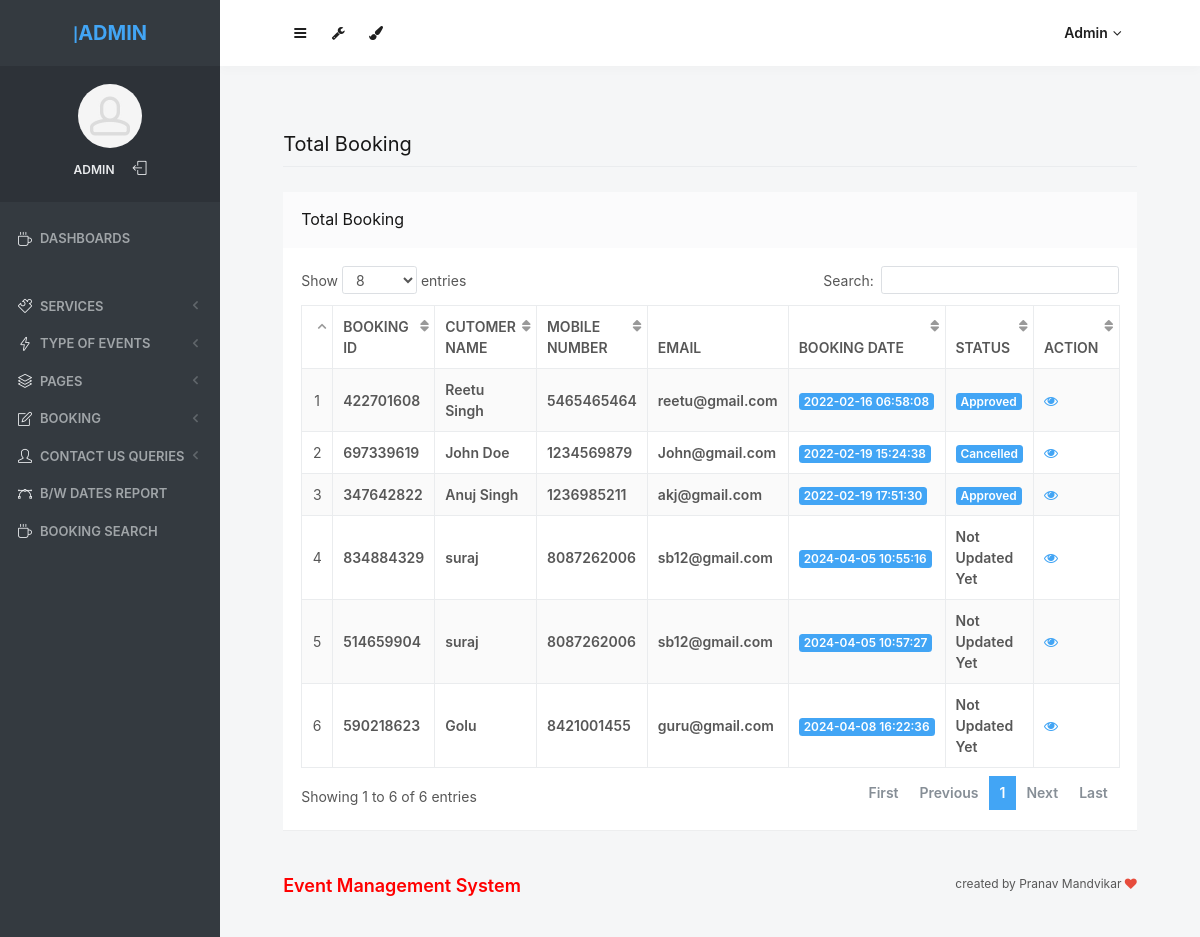
The app's page /obbs/admin/all-booking.php (signed in) with its own data.
### tables this page shows
CREATE TABLE `tblbooking` (
  `ID` int(10) NOT NULL,
  `BookingID` int(10) DEFAULT NULL,
  `ServiceID` int(10) DEFAULT NULL,
  `UserID` int(5) DEFAULT NULL,
  `BookingFrom` date DEFAULT NULL,
  `BookingTo` date DEFAULT NULL,
  `EventType` varchar(200) DEFAULT NULL,
  `Numberofguest` int(10) DEFAULT NULL,
  `Message` mediumtext DEFAULT NULL,
  `BookingDate` timestamp NULL DEFAULT current_timestamp(),
  `Remark` varchar(200) DEFAULT NULL,
  `Status` varchar(200) DEFAULT NULL,
  `UpdationDate` timestamp NULL DEFAULT NULL ON UPDATE current_timestamp()
);

CREATE TABLE `tbluser` (
  `ID` int(10) NOT NULL,
  `FullName` varchar(200) DEFAULT NULL,
  `MobileNumber` bigint(10) DEFAULT NULL,
  `Email` varchar(200) DEFAULT NULL,
  `Password` varchar(200) DEFAULT NULL,
  `RegDate` timestamp NULL DEFAULT current_timestamp()
);

### obbs/admin/all-booking.php (the view, shortened to what this page needs)
<?php
include('includes/dbconnection.php');
if (strlen($_SESSION['odmsaid']==0)) {
  header('location:logout.php');
  } else{
  ?>
<!doctype html>
<html lang="en" class="no-focus">
    <head>
        <link rel="stylesheet" href="assets/js/plugins/datatables/dataTables.bootstrap4.min.css">
        <link rel="stylesheet" id="css-main" href="assets/css/codebase.min.css">
    </head>
    <body>
        <div id="page-container" class="sidebar-o sidebar-inverse side-scroll page-header-fixed main-content-narrow">
           <?php include_once('includes/sidebar.php');?>
          <?php include_once('includes/header.php');?>
            <main id="main-container">
                <div class="content">
                    <h2 class="content-heading">Total Booking</h2>
                    <div class="block">
                        <div class="block-header block-header-default">
                            <h3 class="block-title">Total Booking</h3>
                        </div>
                        <div class="block-content block-content-full">
                            <table class="table table-bordered table-striped table-vcenter js-dataTable-full-pagination">
                                <thead>
                                    <tr>
                                        <th class="text-center"></th>
                                        <th>Booking ID</th>
                                        <th class="d-none d-sm-table-cell">Cutomer Name</th>
                                        <th class="d-none d-sm-table-cell">Mobile Number</th>
                                        <th class="d-none d-sm-table-cell">Email</th>
                                        <th class="d-none d-sm-table-cell">Booking Date</th>
                                        <th class="d-none d-sm-table-cell">Status</th>
                                        <th class="d-none d-sm-table-cell" style="width: 15%;">Action</th>
                                       </tr>
                                </thead>
                                <tbody>
                                    <?php
$sql="SELECT tbluser.FullName,tbluser.MobileNumber,tbluser.Email,tblbooking.ID as bid,tblbooking.BookingID,tblbooking.BookingDate,tblbooking.Status,tblbooking.ID from tblbooking join tbluser on tbluser.ID=tblbooking.UserID";
$query = $dbh -> prepare($sql);
$query->execute();
$results=$query->fetchAll(PDO::FETCH_OBJ);
$cnt=1;
if($query->rowCount() > 0)
{
foreach($results as $row)
{               ?>
                                    <tr>
                                        <td class="text-center"><?php echo htmlentities($cnt);?></td>
                                        <td class="font-w600"><?php  echo htmlentities($row->BookingID);?></td>
                                        <td class="font-w600"><?php  echo htmlentities($row->FullName);?></td>
                                        <td class="font-w600"><?php  echo htmlentities($row->MobileNumber);?></td>
                                        <td class="font-w600"><?php  echo htmlentities($row->Email);?></td>
                                        <td class="font-w600">
                                            <span class="badge badge-primary"><?php  echo htmlentities($row->BookingDate);?></span>
                                        </td>
                                        <?php if($row->Status==""){ ?>
                     <td class="font-w600"><?php echo "Not Updated Yet"; ?></td>
<?php } else { ?>
                                        <td class="d-none d-sm-table-cell">
                                            <span class="badge badge-primary"><?php  echo htmlentities($row->Status);?></span>
                                        </td>
<?php } ?>
                                         <td class="d-none d-sm-table-cell"><a href="view-booking-detail.php?editid=<?php echo htmlentities ($row->ID);?>&&bookingid=<?php echo htmlentities ($row->BookingID);?>"><i class="fa fa-eye" aria-hidden="true"></i></a></td>
                                    </tr>
                                    <?php $cnt=$cnt+1;}} ?>
                                </tbody>
                            </table>
                        </div>
                    </div>
                </div>
            </main>
           <?php include_once('includes/footer.php');?>
        </div>
    </body>
</html>
<?php }  ?>

### obbs/admin/includes/sidebar.php (shortened to what this page needs)
     <?php
include('includes/dbconnection.php');
if (strlen($_SESSION['odmsaid']==0)) {
  header('location:logout.php');
  } else{
  ?>
   <nav id="sidebar">
                <div id="sidebar-scroll">
                    <div class="sidebar-content">
                        <div class="content-header content-header-fullrow px-15">
                            <div class="content-header-section text-center align-parent sidebar-mini-hidden">
                                <div class="content-header-item">
                                    <a class="link-effect font-w700" href="dashboard.php">
                                        <span class="font-size-xl text-dual-primary-dark"></span>|<span class="font-size-xl text-primary">ADMIN</span>
                                    </a>
                                </div>
                            </div>
                        </div>
                        <div class="content-side content-side-full content-side-user px-10 align-parent">
                            <div class="sidebar-mini-hidden-b text-center">
                                <a class="img-link" href="dashboard.php">
                                    <img class="img-avatar" src="assets/img/avatars/avatar15.jpg" alt="">
                                </a>
                                <ul class="list-inline mt-10">
                                    <?php
$aid=$_SESSION['odmsaid'];
$sql="SELECT AdminName from  tbladmin where ID=:aid";
$query = $dbh -> prepare($sql);
$query->bindParam(':aid',$aid,PDO::PARAM_STR);
$query->execute();
$results=$query->fetchAll(PDO::FETCH_OBJ);
$cnt=1;
if($query->rowCount() > 0)
{
foreach($results as $row)
{               ?>
                                    <li class="list-inline-item">
                                        <a class="link-effect text-dual-primary-dark font-size-xs font-w600 text-uppercase" href="admin-profile.php"><?php  echo $row->AdminName;?></a>
                                    </li><?php $cnt=$cnt+1;}} ?>
                                    <li class="list-inline-item">
                                        <a class="link-effect text-dual-primary-dark" href="logout.php">
                                            <i class="si si-logout"></i>
                                        </a>
                                    </li>
                                </ul>
                            </div>
                        </div>
                        <div class="content-side content-side-full">
                            <ul class="nav-main">
                                <li class="open">
                                    <a href="dashboard.php"><i class="si si-cup"></i><span class="sidebar-mini-hide">Dashboards</span></a>
                                </li>
                                <li class="nav-main-heading"><span class="sidebar-mini-visible">UI</span><span class="sidebar-mini-hidden"></span></li>
                                <li>
                                    <a class="nav-submenu" data-toggle="nav-submenu"><i class="si si-puzzle"></i><span class="sidebar-mini-hide"></span>Services</a>
                                </li>
                                <li>
                                    <a class="nav-submenu" data-toggle="nav-submenu" href="#"><i class="si si-energy"></i><span class="sidebar-mini-hide">Type of Events</span></a>
                                </li>
                                <li>
                                    <a class="nav-submenu" data-toggle="nav-submenu" href="#"><i class="si si-layers"></i><span class="sidebar-mini-hide">Pages</span></a>
                                </li>
                                <li>
                                    <a class="nav-submenu" data-toggle="nav-submenu" href="#"><i class="si si-note"></i><span class="sidebar-mini-hide">Booking</span></a>
                                </li>
                                <li>
                                    <a class="nav-submenu" data-toggle="nav-submenu" href="#"><i class="si si-user"></i><span class="sidebar-mini-hide">Contact Us Queries</span></a>
                                </li>
                                <li>
                                    <a  href="between-dates-report.php"><i class="si si-vector"></i><span class="sidebar-mini-hide">B/w Dates Report</span></a>
                                </li>
                     <li>
                                    <a href="booking-search.php"><i class="si si-cup"></i><span class="sidebar-mini-hide">Booking Search</span></a>
                                </li>
                            </ul>
                        </div>
                    </div>
                </div>
            </nav>
           <?php }  ?>

### obbs/admin/includes/header.php (shortened to what this page needs)
   <?php
include('includes/dbconnection.php');
if (strlen($_SESSION['odmsaid']==0)) {
  header('location:logout.php');
  } else{
  ?>
            <header id="page-header">
                <div class="content-header">
                    <div class="content-header-section">
                        <button type="button" class="btn btn-circle btn-dual-secondary" data-toggle="layout" data-action="sidebar_toggle">
                            <i class="fa fa-navicon"></i>
                        </button>
                        <div class="btn-group" role="group">
                            <button type="button" class="btn btn-circle btn-dual-secondary" id="page-header-options-dropdown" data-toggle="dropdown" aria-haspopup="true" aria-expanded="false">
                                <i class="fa fa-wrench"></i>
                            </button>
                        </div>
                        <div class="btn-group" role="group">
                            <button type="button" class="btn btn-circle btn-dual-secondary" id="page-header-themes-dropdown" data-toggle="dropdown" aria-haspopup="true" aria-expanded="false">
                                <i class="fa fa-paint-brush"></i>
                            </button>
                        </div>
                    </div>
                    <div class="content-header-section">
                        <div class="btn-group" role="group">
                            <?php
$aid=$_SESSION['odmsaid'];
$sql="SELECT AdminName from  tbladmin where ID=:aid";
$query = $dbh -> prepare($sql);
$query->bindParam(':aid',$aid,PDO::PARAM_STR);
$query->execute();
$results=$query->fetchAll(PDO::FETCH_OBJ);
$cnt=1;
if($query->rowCount() > 0)
{
foreach($results as $row)
{               ?>
                            <button type="button" class="btn btn-rounded btn-dual-secondary" id="page-header-user-dropdown" data-toggle="dropdown" aria-haspopup="true" aria-expanded="false">
                                <?php  echo $row->AdminName;?><i class="fa fa-angle-down ml-5"></i>
                            </button>
                            <?php $cnt=$cnt+1;}} ?>
                        </div>
                    </div>
                </div>
            </header>
            <?php }  ?>

### obbs/admin/includes/footer.php
<footer id="page-footer" class="opacity-0">
    <div class="content py-20 font-size-xs clearfix">
        <div class="float-right">
            created by Pranav Mandvikar <i class="fa fa-heart text-pulse"></i>
        </div>
        <div class="float-left">
           <h5 style="color: red"> Event Management System </h5>
        </div>
    </div>
</footer>

### records on screen
tblbooking: BookingID "422701608", UserID.FullName "Reetu Singh", UserID.MobileNumber "5465465464", UserID.Email "reetu@gmail.com", BookingDate "2022-02-16 06:58:08", Status "Approved"
tblbooking: BookingID "697339619", UserID.FullName "John Doe", UserID.MobileNumber "1234569879", UserID.Email "John@gmail.com", BookingDate "2022-02-19 15:24:38", Status "Cancelled"
tblbooking: BookingID "347642822", UserID.FullName "Anuj Singh", UserID.MobileNumber "1236985211", UserID.Email "akj@gmail.com", BookingDate "2022-02-19 17:51:30", Status "Approved"
tblbooking: BookingID "834884329", UserID.FullName "suraj", UserID.MobileNumber "8087262006", UserID.Email "sb12@gmail.com", BookingDate "2024-04-05 10:55:16", shows "Not Updated Yet"
tblbooking: BookingID "514659904", UserID.FullName "suraj", UserID.MobileNumber "8087262006", UserID.Email "sb12@gmail.com", BookingDate "2024-04-05 10:57:27", shows "Not Updated Yet"
tblbooking: BookingID "590218623", UserID.FullName "Golu", UserID.MobileNumber "8421001455", UserID.Email "guru@gmail.com", BookingDate "2024-04-08 16:22:36", shows "Not Updated Yet"

### other values on screen
$row->AdminName "ADMIN"
$row->AdminName "Admin"
